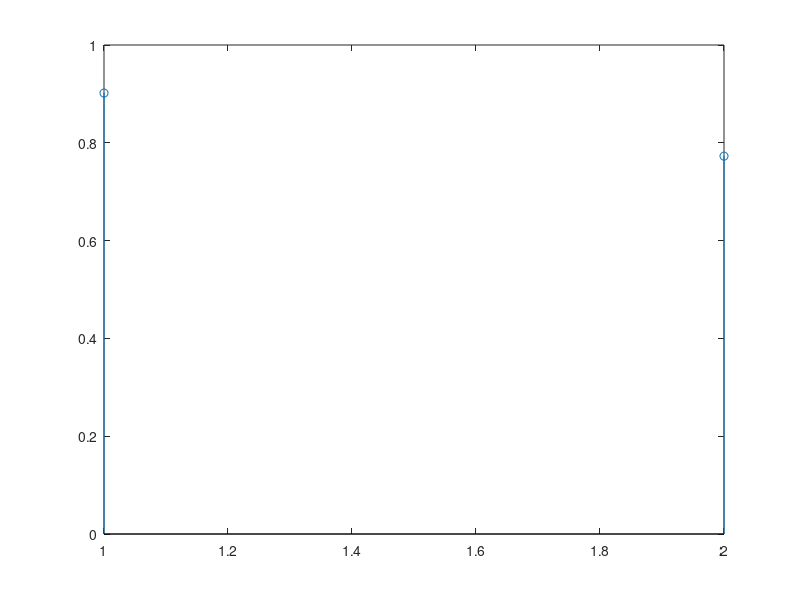

This figure's MATLAB source: (Note: this script raises an error after producing the figure.)
clc;
clear;
close;

num_samples = 10;
num_antennas = [2,4];
snr_db = 0:1:30;
snr_linear = 10.^(snr_db/10);

for n = num_antennas
    h_coeff = (randn(n,num_samples)+1i*randn(n,num_samples))/sqrt(2);

    w_mrc = abs(h_coeff);
    w_egc = ones(size(h_coeff))./sqrt(n);

    figure;
    stem(1:n,mean(w_mrc,2));
    title('mrc weights for n ',num2str(n));

    figure;
    stem(1:n,w_egc(:,1));
    title('egc weights for n = ',num2str(n));
end
